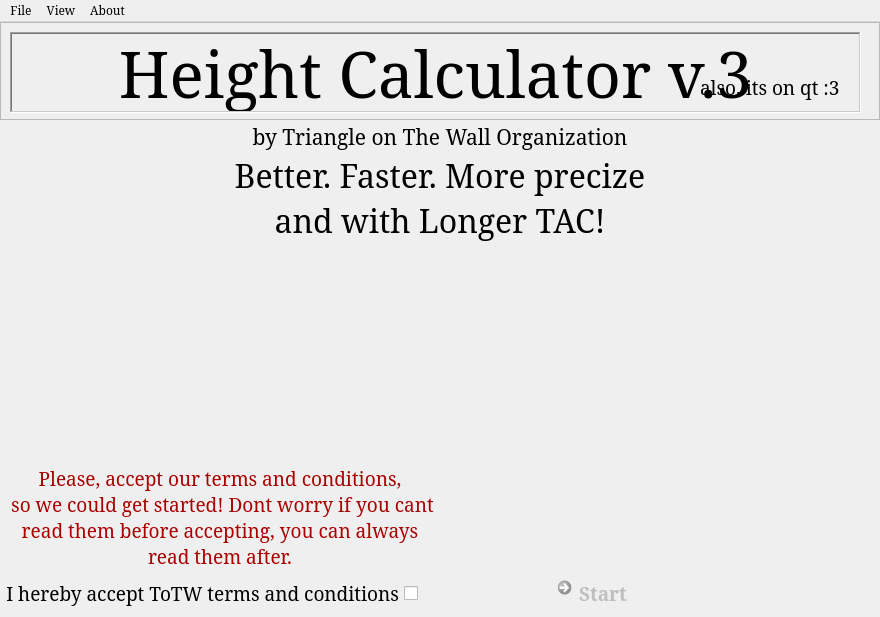
<?xml version="1.0" encoding="UTF-8"?>
<ui version="4.0">
 <class>MainWindow</class>
 <widget class="QMainWindow" name="MainWindow">
  <property name="geometry">
   <rect>
    <x>0</x>
    <y>0</y>
    <width>880</width>
    <height>617</height>
   </rect>
  </property>
  <property name="sizePolicy">
   <sizepolicy hsizetype="Fixed" vsizetype="Fixed">
    <horstretch>0</horstretch>
    <verstretch>0</verstretch>
   </sizepolicy>
  </property>
  <property name="minimumSize">
   <size>
    <width>880</width>
    <height>617</height>
   </size>
  </property>
  <property name="maximumSize">
   <size>
    <width>880</width>
    <height>617</height>
   </size>
  </property>
  <property name="font">
   <font>
    <family>Garamond</family>
    <pointsize>14</pointsize>
   </font>
  </property>
  <property name="windowTitle">
   <string>Height Calculator v.3</string>
  </property>
  <property name="windowIcon">
   <iconset>
    <normaloff>res/logo.ico</normaloff>res/logo.ico</iconset>
  </property>
  <property name="layoutDirection">
   <enum>Qt::LayoutDirection::LeftToRight</enum>
  </property>
  <property name="tabShape">
   <enum>QTabWidget::TabShape::Rounded</enum>
  </property>
  <widget class="QWidget" name="centralwidget">
   <layout class="QGridLayout" name="gridLayout" rowstretch="3,1,1,1,10,1" columnstretch="1,1">
    <property name="leftMargin">
     <number>0</number>
    </property>
    <property name="topMargin">
     <number>0</number>
    </property>
    <property name="rightMargin">
     <number>0</number>
    </property>
    <property name="bottomMargin">
     <number>0</number>
    </property>
    <property name="spacing">
     <number>0</number>
    </property>
    <item row="3" column="0" colspan="2">
     <widget class="QLabel" name="tac">
      <property name="font">
       <font>
        <family>Garamond</family>
        <pointsize>24</pointsize>
       </font>
      </property>
      <property name="text">
       <string>and with Longer TAC!</string>
      </property>
      <property name="alignment">
       <set>Qt::AlignmentFlag::AlignCenter</set>
      </property>
     </widget>
    </item>
    <item row="4" column="0">
     <widget class="QLabel" name="patac">
      <property name="palette">
       <palette>
        <active>
         <colorrole role="WindowText">
          <brush brushstyle="SolidPattern">
           <color alpha="255">
            <red>170</red>
            <green>0</green>
            <blue>0</blue>
           </color>
          </brush>
         </colorrole>
        </active>
        <inactive>
         <colorrole role="WindowText">
          <brush brushstyle="SolidPattern">
           <color alpha="255">
            <red>170</red>
            <green>0</green>
            <blue>0</blue>
           </color>
          </brush>
         </colorrole>
        </inactive>
        <disabled/>
       </palette>
      </property>
      <property name="frameShadow">
       <enum>QFrame::Shadow::Raised</enum>
      </property>
      <property name="text">
       <string>Please, accept our terms and conditions,
 so we could get started! Dont worry if you cant read them before accepting, you can always read them after.</string>
      </property>
      <property name="alignment">
       <set>Qt::AlignmentFlag::AlignBottom|Qt::AlignmentFlag::AlignHCenter</set>
      </property>
      <property name="wordWrap">
       <bool>true</bool>
      </property>
     </widget>
    </item>
    <item row="0" column="0" colspan="2">
     <widget class="QFrame" name="frame">
      <property name="frameShape">
       <enum>QFrame::Shape::StyledPanel</enum>
      </property>
      <property name="frameShadow">
       <enum>QFrame::Shadow::Raised</enum>
      </property>
      <widget class="QLabel" name="MainText">
       <property name="geometry">
        <rect>
         <x>10</x>
         <y>10</y>
         <width>851</width>
         <height>81</height>
        </rect>
       </property>
       <property name="font">
        <font>
         <family>Garamond</family>
         <pointsize>48</pointsize>
        </font>
       </property>
       <property name="frameShape">
        <enum>QFrame::Shape::WinPanel</enum>
       </property>
       <property name="frameShadow">
        <enum>QFrame::Shadow::Sunken</enum>
       </property>
       <property name="text">
        <string>Height Calculator v.3</string>
       </property>
       <property name="alignment">
        <set>Qt::AlignmentFlag::AlignCenter</set>
       </property>
      </widget>
      <widget class="QLabel" name="aioqt">
       <property name="geometry">
        <rect>
         <x>700</x>
         <y>50</y>
         <width>451</width>
         <height>30</height>
        </rect>
       </property>
       <property name="text">
        <string>also, its on qt :3</string>
       </property>
      </widget>
     </widget>
    </item>
    <item row="1" column="0" colspan="2">
     <widget class="QLabel" name="totw">
      <property name="font">
       <font>
        <family>Garamond</family>
        <pointsize>16</pointsize>
       </font>
      </property>
      <property name="frameShape">
       <enum>QFrame::Shape::NoFrame</enum>
      </property>
      <property name="text">
       <string>by Triangle on The Wall Organization</string>
      </property>
      <property name="alignment">
       <set>Qt::AlignmentFlag::AlignCenter</set>
      </property>
     </widget>
    </item>
    <item row="2" column="0" colspan="2">
     <widget class="QLabel" name="bfm">
      <property name="font">
       <font>
        <family>Garamond</family>
        <pointsize>24</pointsize>
       </font>
      </property>
      <property name="frameShape">
       <enum>QFrame::Shape::NoFrame</enum>
      </property>
      <property name="text">
       <string>Better. Faster. More precize</string>
      </property>
      <property name="alignment">
       <set>Qt::AlignmentFlag::AlignCenter</set>
      </property>
     </widget>
    </item>
    <item row="5" column="0" colspan="2">
     <layout class="QHBoxLayout" name="horizontalLayout" stretch="6,2,5">
      <item>
       <widget class="QCheckBox" name="tosacc">
        <property name="layoutDirection">
         <enum>Qt::LayoutDirection::RightToLeft</enum>
        </property>
        <property name="text">
         <string>I hereby accept ToTW terms and conditions</string>
        </property>
        <property name="checked">
         <bool>false</bool>
        </property>
       </widget>
      </item>
      <item>
       <spacer name="horizontalSpacer_2">
        <property name="orientation">
         <enum>Qt::Orientation::Horizontal</enum>
        </property>
        <property name="sizeHint" stdset="0">
         <size>
          <width>40</width>
          <height>20</height>
         </size>
        </property>
       </spacer>
      </item>
      <item>
       <widget class="QCommandLinkButton" name="commandLinkButton">
        <property name="enabled">
         <bool>false</bool>
        </property>
        <property name="cursor">
         <cursorShape>PointingHandCursor</cursorShape>
        </property>
        <property name="text">
         <string>Start</string>
        </property>
        <property name="autoDefault">
         <bool>true</bool>
        </property>
        <property name="default">
         <bool>true</bool>
        </property>
       </widget>
      </item>
     </layout>
    </item>
   </layout>
  </widget>
  <widget class="QMenuBar" name="menubar">
   <property name="geometry">
    <rect>
     <x>0</x>
     <y>0</y>
     <width>880</width>
     <height>19</height>
    </rect>
   </property>
   <property name="sizePolicy">
    <sizepolicy hsizetype="MinimumExpanding" vsizetype="Minimum">
     <horstretch>0</horstretch>
     <verstretch>0</verstretch>
    </sizepolicy>
   </property>
   <property name="font">
    <font>
     <family>Garamond</family>
     <pointsize>9</pointsize>
    </font>
   </property>
   <property name="contextMenuPolicy">
    <enum>Qt::ContextMenuPolicy::DefaultContextMenu</enum>
   </property>
   <property name="nativeMenuBar">
    <bool>true</bool>
   </property>
   <widget class="QMenu" name="menuFile">
    <property name="title">
     <string>File</string>
    </property>
   </widget>
   <widget class="QMenu" name="menuView">
    <property name="title">
     <string>View</string>
    </property>
   </widget>
   <widget class="QMenu" name="menuAbout">
    <property name="title">
     <string>About</string>
    </property>
   </widget>
   <addaction name="menuFile"/>
   <addaction name="menuView"/>
   <addaction name="menuAbout"/>
  </widget>
  <action name="actionQuit">
   <property name="text">
    <string>Quit</string>
   </property>
   <property name="shortcut">
    <string>Ctrl+Q</string>
   </property>
   <property name="menuRole">
    <enum>QAction::MenuRole::QuitRole</enum>
   </property>
  </action>
  <action name="actionNormal">
   <property name="text">
    <string>Normal</string>
   </property>
  </action>
  <action name="actionUnits_2">
   <property name="text">
    <string>Units</string>
   </property>
  </action>
  <action name="actionUnits_3">
   <property name="text">
    <string>Units</string>
   </property>
  </action>
  <action name="actionadsad">
   <property name="text">
    <string>adsad</string>
   </property>
  </action>
  <action name="actionasdada">
   <property name="text">
    <string>asdada</string>
   </property>
  </action>
  <action name="actionfda">
   <property name="text">
    <string>fda</string>
   </property>
  </action>
  <action name="actionQuit_2">
   <property name="text">
    <string>Quit</string>
   </property>
  </action>
  <action name="actionfdsg">
   <property name="text">
    <string>fdsg</string>
   </property>
  </action>
 </widget>
 <resources/>
 <connections/>
</ui>
